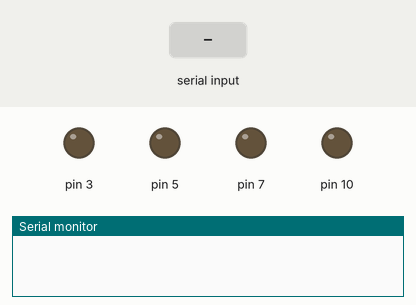
A sketch run on a simulated Arduino Uno, built with avr-gcc and run on an emulated ATmega328P. Shown: output pins drawn as LEDs (lit = HIGH), the last lines printed to the serial monitor. Inputs (shaded band) come from the test bench.

Above: at 1.2 s.
1.3 s: "g" received over Serial
At 2.1 s:
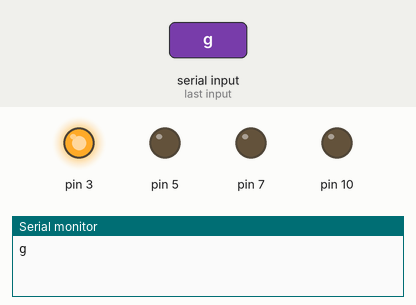
2.8 s: "r" received over Serial
At 3.2 s:
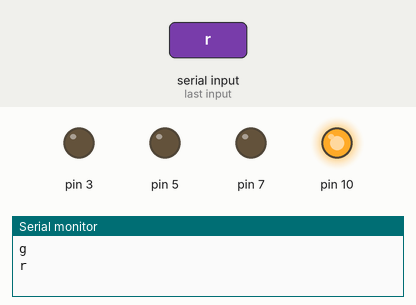
4.3 s: "y" received over Serial
At 5.5 s:
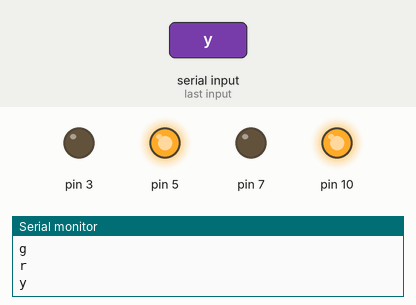
5.8 s: "g" received over Serial
At 6.7 s:
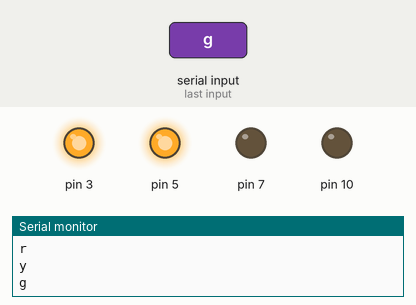
Timing chart, 0 to 8.3 s (numbered marks = the images above; inputs shaded):
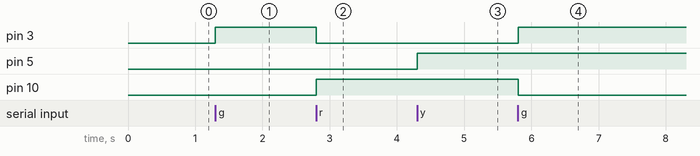

Measured:
- after the input at 1.3 s, pin 3: LOW → HIGH at once
- after the input at 2.8 s, pin 3: HIGH → LOW at once; pin 10: LOW → HIGH at once
- after the input at 4.3 s, pin 5: LOW → HIGH at once
- after the input at 5.8 s, pin 3: LOW → HIGH at once; pin 10: HIGH → LOW at once

The sketch:

Final_Project_Reciever.ino
```cpp
#include "pitches.h"
int melody[] = {
 NOTE_D4, 0, NOTE_F4, NOTE_D4, 0, NOTE_D4,
 NOTE_G4, NOTE_D4, NOTE_C4, NOTE_D4, 0, NOTE_A4,
 NOTE_D4, 0, NOTE_D4, NOTE_AS4, NOTE_A4, NOTE_F4,
 NOTE_D4, NOTE_A4, NOTE_D5, NOTE_D4, NOTE_C4, 0,
 NOTE_C4, NOTE_A3, NOTE_E4, NOTE_D4, 0
};

int noteType[] = {
 8, 8, 6, 16, 16, 16,
 8, 8, 8, 8, 8, 6,
 16, 16, 16, 8, 8, 8,
 8, 8, 8, 16, 16, 16,
 16, 8, 8, 2, 2
};
char message;
void setup() {
  // put your setup code here, to run once:
  pinMode(3, OUTPUT);
  pinMode(10, OUTPUT);
  pinMode(5, OUTPUT);
  pinMode(7, OUTPUT);
  digitalWrite(4,LOW);
  Serial.begin(9600);

}

void loop() {
  // put your main code here, to run repeatedly
  if(Serial.available()){
    message = Serial.read();
    Serial.println(message);
  }
  if(message == 'g'){
    digitalWrite(3, HIGH);
    digitalWrite(10, LOW);
    }
  else if(message == 'r'){
    digitalWrite(10, HIGH);
    digitalWrite(3, LOW);
  }
  else if(message == 'y'){
    digitalWrite(5, HIGH);
  }

}
```

pitches.h
```cpp
/*************************************************
 * This file contains all the pitch values for typical notes. For example, NOTE_C4 is middle C.
 * NOTE_FS4 is F sharp, and so forth. This note table was originally written by Brett Hagman,
 * on whose work the tone() command was based.
 *
 *************************************************/

#define NOTE_B0  31
#define NOTE_C1  33
#define NOTE_CS1 35
#define NOTE_D1  37
#define NOTE_DS1 39
#define NOTE_E1  41
#define NOTE_F1  44
#define NOTE_FS1 46
#define NOTE_G1  49
#define NOTE_GS1 52
#define NOTE_A1  55
#define NOTE_AS1 58
#define NOTE_B1  62
#define NOTE_C2  65
#define NOTE_CS2 69
#define NOTE_D2  73
#define NOTE_DS2 78
#define NOTE_E2  82
#define NOTE_F2  87
#define NOTE_FS2 93
#define NOTE_G2  98
#define NOTE_GS2 104
#define NOTE_A2  110
#define NOTE_AS2 117
#define NOTE_B2  123
#define NOTE_C3  131
#define NOTE_CS3 139
#define NOTE_D3  147
#define NOTE_DS3 156
#define NOTE_E3  165
#define NOTE_F3  175
#define NOTE_FS3 185
#define NOTE_G3  196
#define NOTE_GS3 208
#define NOTE_A3  220
#define NOTE_AS3 233
#define NOTE_B3  247
#define NOTE_C4  262
#define NOTE_CS4 277
#define NOTE_D4  294
#define NOTE_DS4 311
#define NOTE_E4  330
#define NOTE_F4  349
#define NOTE_FS4 370
#define NOTE_G4  392
#define NOTE_GS4 415
#define NOTE_A4  440
#define NOTE_AS4 466
#define NOTE_B4  494
#define NOTE_C5  523
#define NOTE_CS5 554
#define NOTE_D5  587
#define NOTE_DS5 622
#define NOTE_E5  659
#define NOTE_F5  698
#define NOTE_FS5 740
#define NOTE_G5  784
#define NOTE_GS5 831
#define NOTE_A5  880
#define NOTE_AS5 932
#define NOTE_B5  988
#define NOTE_C6  1047
#define NOTE_CS6 1109
#define NOTE_D6  1175
#define NOTE_DS6 1245
#define NOTE_E6  1319
#define NOTE_F6  1397
#define NOTE_FS6 1480
#define NOTE_G6  1568
#define NOTE_GS6 1661
#define NOTE_A6  1760
#define NOTE_AS6 1865
#define NOTE_B6  1976
#define NOTE_C7  2093
#define NOTE_CS7 2217
#define NOTE_D7  2349
#define NOTE_DS7 2489
#define NOTE_E7  2637
#define NOTE_F7  2794
#define NOTE_FS7 2960
#define NOTE_G7  3136
#define NOTE_GS7 3322
#define NOTE_A7  3520
#define NOTE_AS7 3729
#define NOTE_B7  3951
#define NOTE_C8  4186
#define NOTE_CS8 4435
#define NOTE_D8  4699
#define NOTE_DS8 4978
```
